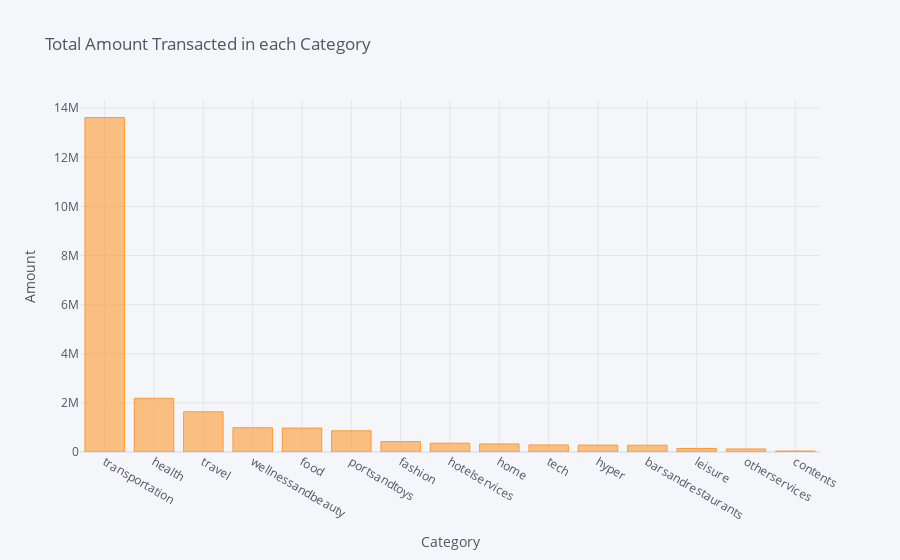

Notebook source saved alongside this figure:
### Markdown cell above
Let's check the total amount transcated in each category

### Code cell
df.groupby('category')['amount'].sum().sort_values(ascending = False).iplot(kind='bar', xTitle='Category', yTitle='Amount', title='Total Amount Transacted in each Category')

### Figure 1 — Plotly figure (JSON) as saved in the notebook; plotly's stock layout.template omitted (floating-point values rounded to 4 significant figures)
{"data": [{"marker": {"color": "rgba(255, 153, 51, 0.6)", "line": {"color": "rgba(255, 153, 51, 1.0)", "width": 1}}, "name": "amount", "orientation": "v", "text": "", "type": "bar", "x": ["transportation", "health", "travel", "wellnessandbeauty", "food", "portsandtoys", "fashion", "hotelservices", "home", "tech", "hyper", "barsandrestaurants", "leisure", "otherservices", "contents"], "y": [13620000.0, 2188000.0, 1638000.0, 988300.0, 973200.0, 863300.0, 423800.0, 358600.0, 329000.0, 286600.0, 280300.0, 277000.0, 144200.0, 123900.0, 39420.0]}], "layout": {"legend": {"bgcolor": "#F5F6F9", "font": {"color": "#4D5663"}}, "paper_bgcolor": "#F5F6F9", "plot_bgcolor": "#F5F6F9", "title": {"font": {"color": "#4D5663"}, "text": "Total Amount Transacted in each Category"}, "xaxis": {"gridcolor": "#E1E5ED", "showgrid": true, "tickfont": {"color": "#4D5663"}, "title": {"font": {"color": "#4D5663"}, "text": "Category"}, "zerolinecolor": "#E1E5ED"}, "yaxis": {"gridcolor": "#E1E5ED", "showgrid": true, "tickfont": {"color": "#4D5663"}, "title": {"font": {"color": "#4D5663"}, "text": "Amount"}, "zerolinecolor": "#E1E5ED"}}}
